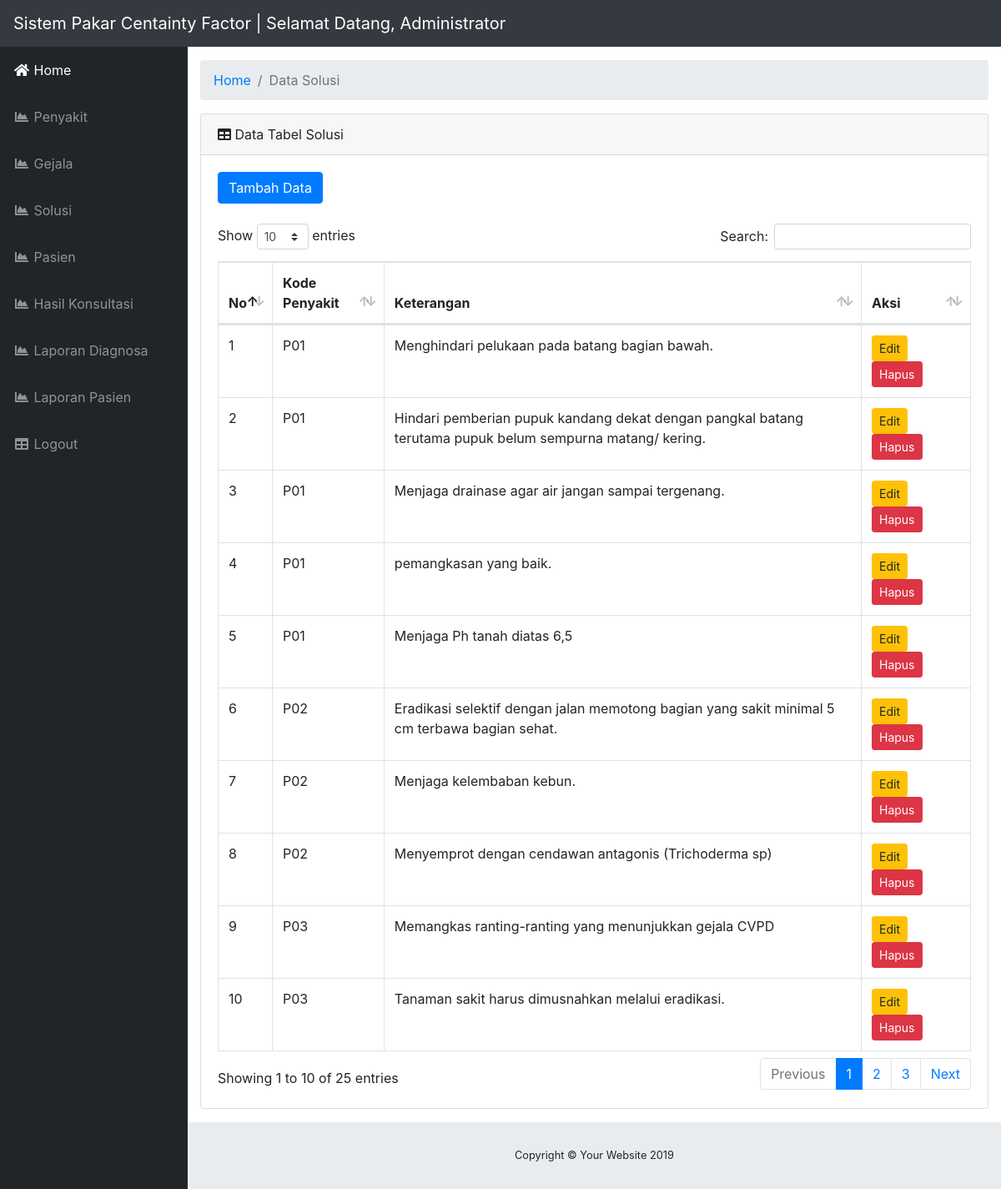
The page /admin/index.php?page=module/Solusi/index (signed in) on the database its author committed.
### tables this page shows
CREATE TABLE `tb_Solusi` (
  `solusi_id` int(11) NOT NULL,
  `penyakit_id` varchar(50) NOT NULL,
  `solusi_ket` text NOT NULL
);

### assets/model/conf.php (called while the page is built, shortened)
<?php
$conn = mysqli_connect('localhost', 'root', '', 'db_pakar_cf');
class Conf
{
    public function get($query)
    {
        global $conn;
        $ambil = $conn->query($query);
        $hasil = [];
        while ($pecah = $ambil->fetch_object()) {
            $hasil[] = $pecah;
        }
        return $hasil;
    }
}

### assets/model/db.php (called while the page is built, shortened)
<?php
include 'conf.php';
class Db extends Conf
{
    public function getAllSolusi()
    {
        $query = $this->get("SELECT * FROM tb_Solusi ORDER BY penyakit_id ASC");
        return $query;
    }
}

### admin/module/Solusi/index.php (the view)
<ol class="breadcrumb">
    <li class="breadcrumb-item">
        <a href="index.php">Home</a>
    </li>
    <li class="breadcrumb-item active">Data Solusi</li>
</ol>
<div class="card mb-3">
    <div class="card-header">
        <i class="fas fa-table"></i>
        Data Tabel Solusi</div>
    <div class="card-body">
        <div class="table-responsive">
            <a href="?page=module/Solusi/tambah" class="btn btn-primary ">Tambah Data</a>
            <br><br>
            <table class="table table-bordered" id="dataTable" width="100%" cellspacing="0">
                <thead>
                    <tr>
                        <th width="10px">No</th>
                        <th>Kode Penyakit</th>
                        <th>Keterangan</th>
                        <th width="88px">Aksi</th>
                    </tr>
                </thead>
                <tbody>
                    <?php
                    foreach ($db->getAllSolusi() as $no => $dSolusi) {
                    ?>
                        <tr>
                            <td><?= ++$no ?></td>
                            <td><?= $dSolusi->penyakit_id ?></td>
                            <td><?= $dSolusi->solusi_ket ?></td>
                            <td>
                                <a href="index.php?page=module/Solusi/edit&id=<?= $dSolusi->solusi_id ?>" class="btn btn-warning btn-sm">Edit</a>
                                <a href="index.php?page=module/Solusi/hapus&id=<?= $dSolusi->solusi_id ?>" class="btn btn-danger btn-sm">Hapus</a>
                            </td>
                        </tr>
                    <?php }  ?>
                </tbody>
            </table>
        </div>
    </div>
</div>

### rows shown on the page
tb_solusi: penyakit "P01", solusi_ket "Menghindari pelukaan pada batang bagian bawah."
tb_solusi: penyakit "P01", solusi_ket "Hindari pemberian pupuk kandang dekat dengan pangkal batang terutama pupuk belum sempurna matang/ kering."
tb_solusi: penyakit "P01", solusi_ket "Menjaga drainase agar air jangan sampai tergenang."
tb_solusi: penyakit "P01", solusi_ket "pemangkasan yang baik."
tb_solusi: penyakit "P01", solusi_ket "Menjaga Ph tanah diatas 6,5"
tb_solusi: penyakit "P02", solusi_ket "Eradikasi selektif dengan jalan memotong bagian yang sakit minimal 5 cm terbawa bagian sehat."
tb_solusi: penyakit "P02", solusi_ket "Menjaga kelembaban kebun."
tb_solusi: penyakit "P02", solusi_ket "Menyemprot dengan cendawan antagonis (Trichoderma sp)"
tb_solusi: penyakit "P03", solusi_ket "Memangkas ranting-ranting yang menunjukkan gejala CVPD"
tb_solusi: penyakit "P03", solusi_ket "Tanaman sakit harus dimusnahkan melalui eradikasi."
